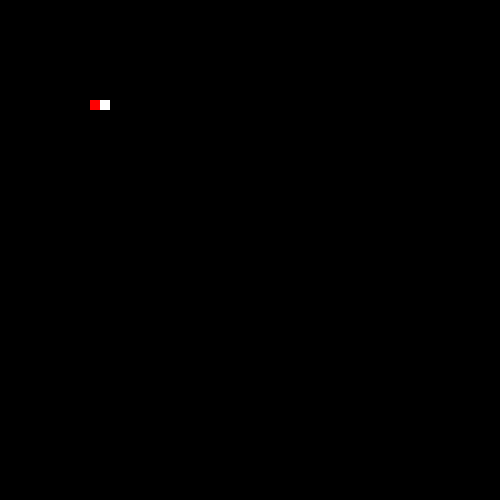
Frame 1 (no input)
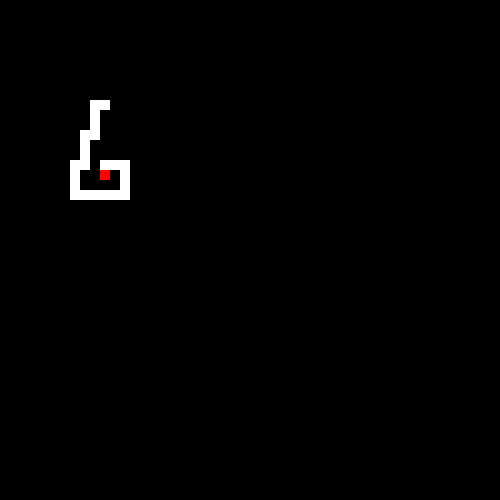
Frame 60 (the mouse pressed at the canvas centre just before this capture)
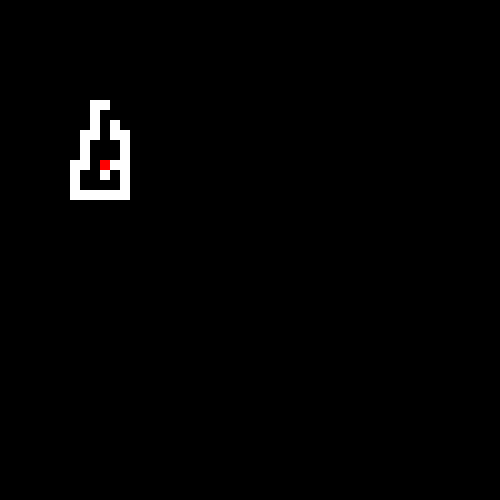
Frame 120 (the mouse held since frame 60 and released just before this capture)

The Processing sketch that drew these frames (run headless with seeded random() and noise(); from frame 60 on, the mouse is pressed at the canvas centre):

// Processing sketch: processing_42195
// ── processing_42195.pde

int x=100;
int y=100;
int syze=10;
int px, py;
boolean rightstuck=false;
boolean leftstuck=false;
boolean downstuck=false;
boolean upstuck=false;
int stuckdir=0;
int stuckcount=0;
int ssolvecount1=0;
int ssolvecount2=0;
int ssolvecount3=0;
int ssolvecount4=0;



void setup() {
  size(500, 500);
  background(0);
  smooth();
  frameRate(100);
}
/* rm numbers
 1 is right
 2 is down
 3 is left
 4 is up
 */



void draw() {
  px=x;
  py=y;


  //moving machine 
  rightstuck=true;
  leftstuck=true;
  downstuck=true;
  upstuck=true;
  float rm=random(1, 5);
  //------------------------------------------------------------------------------------------------ 

    if (int(rm)==1) {
      if (get(x+syze, y)==-16777216) {//the spot where its going
        if (get(x+syze, y-syze)==-16777216) {//the spot below where its going
          if (get(x+syze, y+syze)==-16777216) {//the spot above where its going
            if (get(x+syze*2, y)==-16777216) {//the spot 2 spots away from where its going
              if (get(x+syze*2, y+syze)==-16777216) {
                if (get(x+syze*2, y-syze)==-16777216) {
                  if (x+syze<width) {
                    x=x+syze;
                    rightstuck=false;
                    //        println("1 is bad");
                  }
                }
              }
            }
          }
        }
      }
    }
    //------------------------------------------------------------------------------------------------ 
    if (int(rm)==2) {
      if (get(x, y+syze)==-16777216) {
        if (get(x-syze, y+syze)==-16777216) {
          if (get(x+syze, y+syze)==-16777216) {
            if (get(x, y+syze*2)==-16777216) {
              if (get(x+syze, y+syze*2)==-16777216) {
                if (get(x-syze, y+syze*2)==-16777216) {
                  if (y+syze<width) {
                    y=y+syze;
                    downstuck=false;
                    //        println("2 is bad");
                  }
                }
              }
            }
          }
        }
      }
    }
    //------------------------------------------------------------------------------------------------ 
    if (int(rm)==3) {
      if (get(x-syze, y)==-16777216) {
        if (get(x-syze, y-syze)==-16777216) {
          if (get(x-syze, y+syze)==-16777216) {
            if (get(x-syze*2, y)==-16777216) {
              if (get(x-syze*2, y+syze)==-16777216) {
                if (get(x-syze*2, y-syze)==-16777216) {
                  if (x-syze>0) {
                    x=x-syze;
                    leftstuck=false;
                    //        println("3 is bad");
                  }
                }
              }
            }
          }
        }
      }
    }
    //------------------------------------------------------------------------------------------------ 
    if (int(rm)==4) {
      if (get(x, y-syze)==-16777216) {
        if (get(x-syze, y-syze)==-16777216) {
          if (get(x+syze, y-syze)==-16777216) {
            if (get(x, y-syze*2)==-16777216) {
              if (get(x+syze, y-syze*2)==-16777216) {
                if (get(x-syze, y-syze*2)==-16777216) {
                  if (y-syze>0) {
                    y=y-syze;
                    upstuck=false;
                    //        println("4 is bad");
                  }
                }
              }
            }
          }
        }
      }
    }
  
  //------------------------------------------------------------------------------------------------ 


  //stuck machine
  if (rightstuck==true && leftstuck==true && upstuck==true && downstuck==true) {
    stuckcount++;
  }
  else {
    stuckcount=0;
  }

  if (stuckcount>20) {
    println("stuck");


//+++++++++++++++++++++++++++++++++++++++++++++++++++++++++++++++++++++++++++++++++++++++++++++++++++NEW MACHINE+++++++++++++++++++++NEW MACHINE++++++++++++++++++++++++++++++++++++++++++++++++++++++++NEW MACHINE
/*
1 is right
2 is left
3 is down
4 is up
*/

float stuckdir=random(1,5);
if(int(stuckdir)==1){
  if(get(x+syze,y)==-1){
    x=x+syze;
  }
}
if(int(stuckdir)==2){
  if(get(x-syze,y)==-1){
    x=x-syze;
  }
}
if(int(stuckdir)==3){
  if(get(x,y+syze)==-1){
    y=y+syze;
  }
}
if(int(stuckdir)==4){
  if(get(x,y-syze)==-1){
    y=y-syze;
  }
}
  }









//+++++++++++++++++++++++++++++++++++++++++++++++++++++++++++++++++++++++++++++++++++++++++++++++++++OLD MACHINE+++++++++++++++++++++OLD MACHINE++++++++++++++++++++++++++++++++++++++++++++++++++++++++OLD MACHINE
/*
    //looks to find which spot is white, and goes there
      if (get(x-syze, y)==-1) {
        if (ssolvecount1<0) {
          if (stuckdir==0) {
            stuckdir=1;//x-syze
            ssolvecount1=5;
          }
        }
      }
      if (get(x+syze, y)==-1) {
        if (ssolvecount2<0) {
          if (stuckdir==0) {
            stuckdir=2;//x+syze
            ssolvecount2=5;
          }
        }
      }
      if (get(x, y-syze)==-1) {
        if (ssolvecount3<0) {
          if (stuckdir==0) {
            stuckdir=3;//y-syze
            ssolvecount3=5;
          }
        }
      }
      if (get(x, y+syze)==-1) {
        if (ssolvecount4<0) {
          if (stuckdir==0) {
            stuckdir=4;//y+syze
            ssolvecount4=5;
          }
        }
      }
      
      ssolvecount1--;
      ssolvecount2--;
      ssolvecount3--;
      ssolvecount4--;
      


      if (stuckdir==1) {
        x=x-syze;
      }
      if (stuckdir==2) {
        x=x+syze;
      }
      if (stuckdir==3) {
        y=y-syze;
      }
      if (stuckdir==4) {
        y=y+syze;
      }
      stuckdir=0;
      
    }
    
  */




  noStroke();
  fill(255);
  rect(px, py, syze, syze);






  fill(255, 0, 0);
  rect(x, y, syze, syze);


  println(stuckcount);
  }
